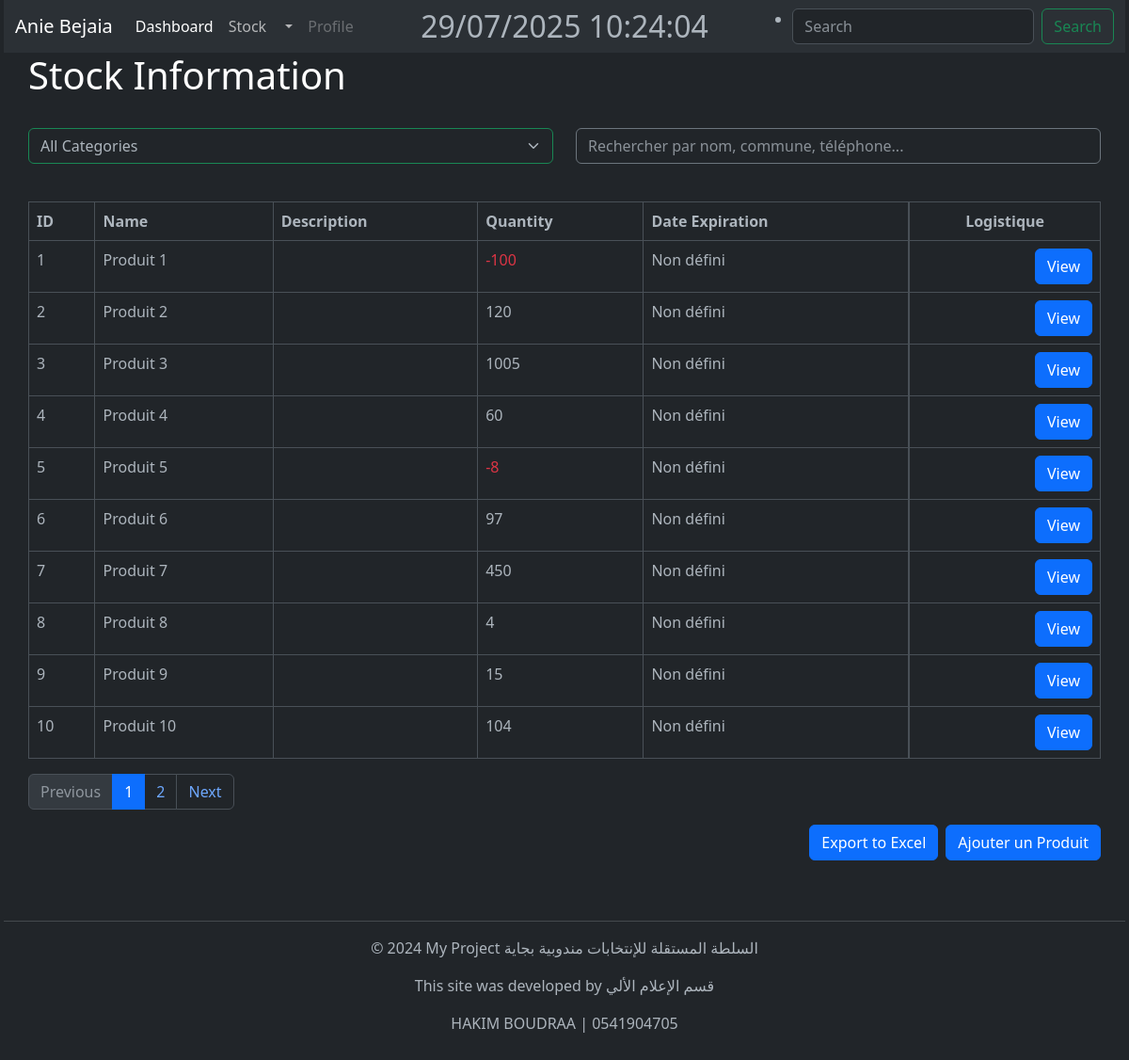
Screenshot of /products/ with the database file from the repository.
### StockApp/models.py (models this page shows, shortened)
class Product(models.Model):
    user = models.ForeignKey(
        User, related_name="products", on_delete=models.DO_NOTHING
    )
    name = models.CharField(max_length=100)
    description = tinymce_models.HTMLField(blank=True, null=True)
    category = models.ForeignKey("Category", on_delete=models.CASCADE)
    quantity = models.IntegerField(default=1)
    price = models.DecimalField(max_digits=10, decimal_places=2, default=1)
    expiration_date = models.DateField(null=True, blank=True)

### StockApp/views.py (the view)
# urls.py: path('products/', views.products, name='products'),
def products(request):
    categories = Category.objects.all()
    selected_category = request.GET.get('category')
    if selected_category:
        product_list = Product.objects.filter(category_id=selected_category)
    else:
        product_list = Product.objects.all().order_by('id')
    search_query = request.GET.get('search_query', '')
    if search_query:
        product_list = product_list.filter(name__icontains=search_query)
    paginator = Paginator(product_list, 10)
    page_number = request.GET.get("page")
    page_obj = paginator.get_page(page_number)
    if request.headers.get('x-requested-with') == 'XMLHttpRequest':
        html = render_to_string('product_list.html', {'page_obj': page_obj})
        return JsonResponse({'html': html})
    return render(request, 'list_products.html',
                  {
                      'categories': categories,
                      "page_obj": page_obj,
                      'selected_category': selected_category
                  })

### StockApp/templates/list_products.html (shortened to what this page needs)
{% extends "base.html" %}
{% block content %}
<h1>Stock Information</h1>
<br>
<form method="GET">
  <div class="row mb-3">
    <div class="col-md-6 ">
      <select name="category" class="form-select border-success" onchange="this.form.submit()">
        <option value="">All Categories</option>
      </select>
    </div>
    <div class="col-md-6">
    <input type="text" id="searchInput" class="form-control bg-transparent border-secondary text-light"
                           placeholder="Rechercher par nom, commune, téléphone...">
    </div>
  </div>
</form>
<br>
<table class="table table-bordered text-light" id="productsTable">
  <thead>
    <tr>
      <th>ID</th>
      <th>Name</th>
      <th>Description</th>
      <th>Quantity</th>
      <th>Date Expiration</th>
      <th class="d-grid gap-2 d-md-flex justify-content-md-center">Logistique</th>
    </tr>
  </thead>
{% for product in page_obj %}
  <tbody>
    <tr>
      <td>{{ product.id }}</td>
      <td>{{ product.name }}</td>
      <td>{{ product.description | truncatewords:3 | safe }}</td>
      {% if product.quantity > 0 %}
        <td>{{ product.quantity }}</td>
      {% else %}
        <td class="text-danger">{{ product.quantity }}</td>
      {% endif %}
      <td>
        {% if product.expiration_date %}
          {{ product.expiration_date }} <small>⏳ {{ product.remaining_days }} jours restants</small>
        {% else %}
          Non défini
        {% endif %}
      </td>
      <td class="d-grid gap-2 d-md-flex justify-content-md-end">
        <button type="button" class="btn btn-primary" data-bs-toggle="modal" data-bs-target="#staticBackdrop{{ product.id }}">
          View
        </button>
      </td>
    </tr>
  </tbody>
{% endfor %}
</table>
<nav aria-label="Page navigation example">
  <ul class="pagination">
    {% if page_obj.has_previous %}
      <li class="page-item">
        <a class="page-link" href="?page={{ page_obj.previous_page_number }}">Previous</a>
      </li>
    {% else %}
      <li class="page-item disabled">
        <a class="page-link" href="#">Previous</a>
      </li>
    {% endif %}
    {% for num in page_obj.paginator.page_range %}
      {% if page_obj.number == num %}
        <li class="page-item active">
          <a class="page-link" href="#">{{ num }}</a>
        </li>
      {% else %}
        <li class="page-item">
          <a class="page-link" href="?page={{ num }}">{{ num }}</a>
        </li>
      {% endif %}
    {% endfor %}
    {% if page_obj.has_next %}
      <li class="page-item">
        <a class="page-link" href="?page={{ page_obj.next_page_number }}">Next</a>
      </li>
    {% else %}
      <li class="page-item disabled">
        <a class="page-link" href="#">Next</a>
      </li>
    {% endif %}
  </ul>
</nav>
<div class="d-grid gap-2 d-md-flex justify-content-md-end">
  <a href="{% url 'product:export_products_to_excel' %}" class="btn btn-primary">Export to Excel</a>
  <a href="{% url 'product:add-product' %}" class="btn btn-primary">Ajouter un Produit</a>
</div>
{% endblock %}

### rows the page displays
Product: id "1", name "Produit 1", quantity "-100", shows "Non défini"
Product: id "2", name "Produit 2", quantity "120", shows "Non défini"
Product: id "3", name "Produit 3", quantity "1005", shows "Non défini"
Product: id "4", name "Produit 4", quantity "60", shows "Non défini"
Product: id "5", name "Produit 5", quantity "-8", shows "Non défini"
Product: id "6", name "Produit 6", quantity "97", shows "Non défini"
Product: id "7", name "Produit 7", quantity "450", shows "Non défini"
Product: id "8", name "Produit 8", quantity "4", shows "Non défini"
Product: id "9", name "Produit 9", quantity "15", shows "Non défini"
Product: id "10", name "Produit 10", quantity "104", shows "Non défini"

### other values shown
{{ num }} "1"
{{ num }} "2"
